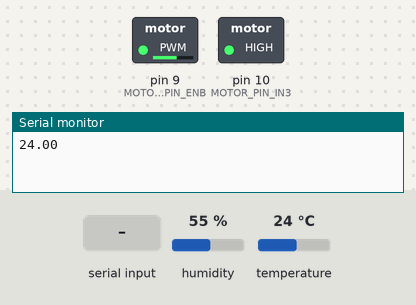
The sketch below on a simulated Arduino Uno, built with avr-gcc and run on an emulated ATmega328P. Shown: switched loads named in the sketch (green lamp = pin HIGH), the last lines printed to the serial monitor. Inputs (shaded band) come from the test bench; at power-on: temperature 24 °C, humidity 55 %.

Above: at 2.0 s.
2.1 s: temperature set to 27 °C
4.2 s: temperature set to 30 °C
At 5.9 s:
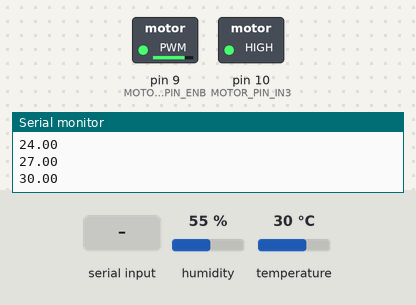
6.5 s: "0;" received over Serial
At 10.5 s:
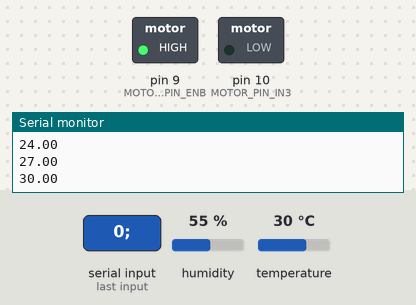
11.5 s: temperature set to 2 °C
14.3 s: temperature set to 0 °C
At 15.7 s:
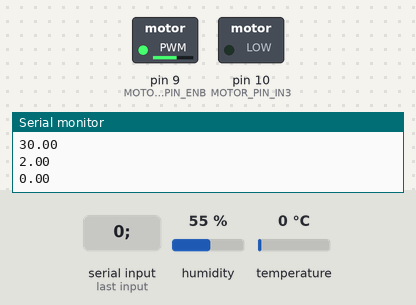
16.6 s: temperature set to 12 °C
At 18.1 s:
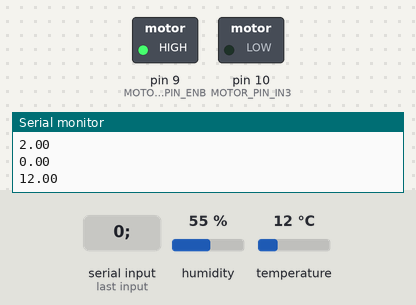
Timing chart, 0 to 19.6 s (numbered marks = the images above; inputs shaded):
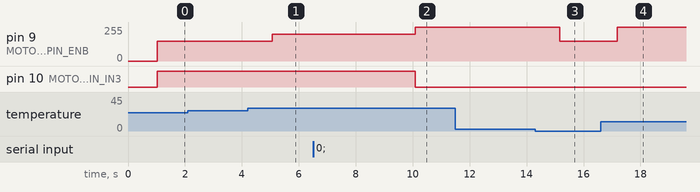

Measured:
- the behaviour switches between 28 and 29 °C on temperature (found by bisection; images 0 and 1)
- the behaviour switches between 1 and 0 °C on temperature (found by bisection; images 2 and 3)
- after the input at 4.2 s, pin 9 (MOTOR_PIN_ENB): 150/255 → 200/255 after 0.87 s
- after the input at 6.5 s, pin 9 (MOTOR_PIN_ENB): 200/255 → 255/255 after 3.6 s; pin 10 (MOTOR_PIN_IN3): HIGH → LOW after 3.6 s
- after the input at 14.3 s, pin 9 (MOTOR_PIN_ENB): 255/255 → 150/255 after 0.87 s
- after the input at 16.6 s, pin 9 (MOTOR_PIN_ENB): 150/255 → 255/255 after 0.59 s

The sketch:

uno_ac.ino
```cpp
#include <Adafruit_Sensor.h>
#include <DHT.h>
#include <DHT_U.h>
#include <Wire.h>

#define DHTPIN 6         // DHT11 sensor data pin
#define DHTTYPE DHT11    // DHT sensor type

#define MOTOR_PIN_ENB 9  // Enable pin for motor driver (PWM pin)
#define MOTOR_PIN_IN3 10  // Input pin 1 for motor driver

double TEMPERATURE_THRESHOLD = 28;
double TEMPERATURE_THRESHOLD1 = 36;
int power = 1;

DHT dht(DHTPIN, DHTTYPE);

void setup() {
  Serial.begin(115200);
  dht.begin();
  Wire.begin();
  pinMode(DHTPIN, INPUT);
  pinMode(MOTOR_PIN_ENB, OUTPUT);
  pinMode(MOTOR_PIN_IN3, OUTPUT);
}

float prevTemp = -1;

void adjustFanSpeed(int speed){
  analogWrite(MOTOR_PIN_ENB, speed);
}

void ReadSerialTagAndData(){
  if(Serial.available() > 0){
    power = Serial.readStringUntil(';').toInt();
    TEMPERATURE_THRESHOLD = Serial.readStringUntil(';').toDouble();
    TEMPERATURE_THRESHOLD1 = Serial.readStringUntil('-').toDouble();
    Serial.readStringUntil('\n');
  }
}

void loop() {
  delay(1000);
  float temperature = dht.readTemperature();
  if (isnan(temperature)) {
    prevTemp = -1;
    // Serial.println(-1);
    // return;
  }

  if(temperature != prevTemp){
    prevTemp = temperature;
    // Serial.print("Temperature: ");
    if(!isnan(temperature))
      Serial.println(temperature);
    // Serial.println(" °C");
  }

  ReadSerialTagAndData();
  // Serial.println(power);
  // Serial.println(TEMPERATURE_THRESHOLD);
  // Serial.println(TEMPERATURE_THRESHOLD1);
  if(power == 0){
    digitalWrite(MOTOR_PIN_IN3, LOW);
  }else{
    digitalWrite(MOTOR_PIN_IN3, HIGH);
  }

  if (temperature > TEMPERATURE_THRESHOLD1){
    adjustFanSpeed(255);
  }else if(temperature > TEMPERATURE_THRESHOLD){
    adjustFanSpeed(200);
  }else{
    adjustFanSpeed(150);
  }
}
```
